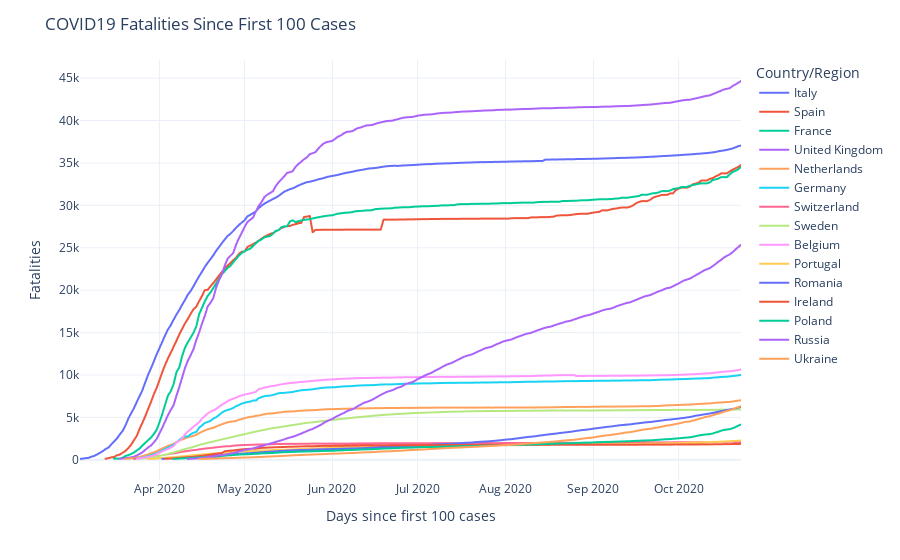

Source (notebook cell):
### Code cell
fig = px.line(fatalities_eu, x='Date', y='Fatalities', color='Country/Region')

fig.update_layout(title='COVID19 Fatalities Since First 100 Cases',
                  xaxis_title='Days since first 100 cases',
                  yaxis_title='Fatalities'
                 )
fig.show()

### Figure 1 — Plotly figure (JSON) as saved in the notebook; plotly's stock layout.template omitted (floating-point values rounded to 4 significant figures; data arrays with more than 128 entries replaced by an {"elided": "..."} marker saying what was removed)
{"data": [{"hovertemplate": "Country/Region=Italy<br>Date=%{x}<br>Fatalities=%{y}<extra></extra>", "legendgroup": "Italy", "line": {"color": "#636efa", "dash": "solid"}, "mode": "lines", "name": "Italy", "showlegend": true, "type": "scattergl", "x": {"elided": "234 str values"}, "xaxis": "x", "y": {"elided": "234 int values"}, "yaxis": "y"}, {"hovertemplate": "Country/Region=Spain<br>Date=%{x}<br>Fatalities=%{y}<extra></extra>", "legendgroup": "Spain", "line": {"color": "#EF553B", "dash": "solid"}, "mode": "lines", "name": "Spain", "showlegend": true, "type": "scattergl", "x": {"elided": "225 str values"}, "xaxis": "x", "y": {"elided": "225 int values"}, "yaxis": "y"}, {"hovertemplate": "Country/Region=France<br>Date=%{x}<br>Fatalities=%{y}<extra></extra>", "legendgroup": "France", "line": {"color": "#00cc96", "dash": "solid"}, "mode": "lines", "name": "France", "showlegend": true, "type": "scattergl", "x": {"elided": "222 str values"}, "xaxis": "x", "y": {"elided": "222 int values"}, "yaxis": "y"}, {"hovertemplate": "Country/Region=United Kingdom<br>Date=%{x}<br>Fatalities=%{y}<extra></extra>", "legendgroup": "United Kingdom", "line": {"color": "#ab63fa", "dash": "solid"}, "mode": "lines", "name": "United Kingdom", "showlegend": true, "type": "scattergl", "x": {"elided": "220 str values"}, "xaxis": "x", "y": {"elided": "220 int values"}, "yaxis": "y"}, {"hovertemplate": "Country/Region=Netherlands<br>Date=%{x}<br>Fatalities=%{y}<extra></extra>", "legendgroup": "Netherlands", "line": {"color": "#FFA15A", "dash": "solid"}, "mode": "lines", "name": "Netherlands", "showlegend": true, "type": "scattergl", "x": {"elided": "218 str values"}, "xaxis": "x", "y": {"elided": "218 int values"}, "yaxis": "y"}, {"hovertemplate": "Country/Region=Germany<br>Date=%{x}<br>Fatalities=%{y}<extra></extra>", "legendgroup": "Germany", "line": {"color": "#19d3f3", "dash": "solid"}, "mode": "lines", "name": "Germany", "showlegend": true, "type": "scattergl", "x": {"elided": "215 str values"}, "xaxis": "x", "y": {"elided": "215 int values"}, "yaxis": "y"}, {"hovertemplate": "Country/Region=Switzerland<br>Date=%{x}<br>Fatalities=%{y}<extra></extra>", "legendgroup": "Switzerland", "line": {"color": "#FF6692", "dash": "solid"}, "mode": "lines", "name": "Switzerland", "showlegend": true, "type": "scattergl", "x": {"elided": "215 str values"}, "xaxis": "x", "y": {"elided": "215 int values"}, "yaxis": "y"}, {"hovertemplate": "Country/Region=Sweden<br>Date=%{x}<br>Fatalities=%{y}<extra></extra>", "legendgroup": "Sweden", "line": {"color": "#B6E880", "dash": "solid"}, "mode": "lines", "name": "Sweden", "showlegend": true, "type": "scattergl", "x": {"elided": "214 str values"}, "xaxis": "x", "y": {"elided": "214 int values"}, "yaxis": "y"}, {"hovertemplate": "Country/Region=Belgium<br>Date=%{x}<br>Fatalities=%{y}<extra></extra>", "legendgroup": "Belgium", "line": {"color": "#FF97FF", "dash": "solid"}, "mode": "lines", "name": "Belgium", "showlegend": true, "type": "scattergl", "x": {"elided": "214 str values"}, "xaxis": "x", "y": {"elided": "214 int values"}, "yaxis": "y"}, {"hovertemplate": "Country/Region=Portugal<br>Date=%{x}<br>Fatalities=%{y}<extra></extra>", "legendgroup": "Portugal", "line": {"color": "#FECB52", "dash": "solid"}, "mode": "lines", "name": "Portugal", "showlegend": true, "type": "scattergl", "x": {"elided": "210 str values"}, "xaxis": "x", "y": {"elided": "210 int values"}, "yaxis": "y"}, {"hovertemplate": "Country/Region=Romania<br>Date=%{x}<br>Fatalities=%{y}<extra></extra>", "legendgroup": "Romania", "line": {"color": "#636efa", "dash": "solid"}, "mode": "lines", "name": "Romania", "showlegend": true, "type": "scattergl", "x": {"elided": "205 str values"}, "xaxis": "x", "y": {"elided": "205 int values"}, "yaxis": "y"}, {"hovertemplate": "Country/Region=Ireland<br>Date=%{x}<br>Fatalities=%{y}<extra></extra>", "legendgroup": "Ireland", "line": {"color": "#EF553B", "dash": "solid"}, "mode": "lines", "name": "Ireland", "showlegend": true, "type": "scattergl", "x": {"elided": "204 str values"}, "xaxis": "x", "y": {"elided": "204 int values"}, "yaxis": "y"}, {"hovertemplate": "Country/Region=Poland<br>Date=%{x}<br>Fatalities=%{y}<extra></extra>", "legendgroup": "Poland", "line": {"color": "#00cc96", "dash": "solid"}, "mode": "lines", "name": "Poland", "showlegend": true, "type": "scattergl", "x": {"elided": "201 str values"}, "xaxis": "x", "y": {"elided": "201 int values"}, "yaxis": "y"}, {"hovertemplate": "Country/Region=Russia<br>Date=%{x}<br>Fatalities=%{y}<extra></extra>", "legendgroup": "Russia", "line": {"color": "#ab63fa", "dash": "solid"}, "mode": "lines", "name": "Russia", "showlegend": true, "type": "scattergl", "x": {"elided": "196 str values"}, "xaxis": "x", "y": {"elided": "196 int values"}, "yaxis": "y"}, {"hovertemplate": "Country/Region=Ukraine<br>Date=%{x}<br>Fatalities=%{y}<extra></extra>", "legendgroup": "Ukraine", "line": {"color": "#FFA15A", "dash": "solid"}, "mode": "lines", "name": "Ukraine", "showlegend": true, "type": "scattergl", "x": {"elided": "192 str values"}, "xaxis": "x", "y": {"elided": "192 int values"}, "yaxis": "y"}], "layout": {"autosize": true, "legend": {"title": {"text": "Country/Region"}, "tracegroupgap": 0}, "margin": {"t": 60}, "title": {"text": "COVID19 Fatalities Since First 100 Cases"}, "xaxis": {"anchor": "y", "autorange": true, "domain": [0, 1], "range": ["2020-03-04", "2020-10-23"], "title": {"text": "Days since first 100 cases"}, "type": "date"}, "yaxis": {"anchor": "x", "autorange": true, "domain": [0, 1], "range": [-2376.0, 47140.0], "title": {"text": "Fatalities"}, "type": "linear"}}}
